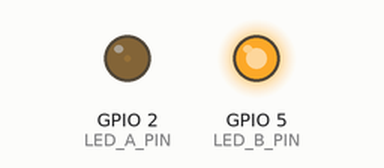
This sketch was run on a simulated ESP32. On the bench: output pins drawn as LEDs (lit = HIGH).

Above: at 1.05 s.
At 3.3 s:
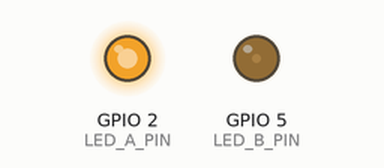
At 4.45 s:
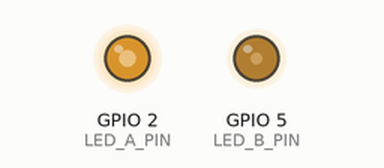
At 5.6 s:
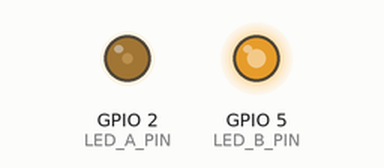
Timing chart, 0 to 7.7 s (numbered marks = the images above):
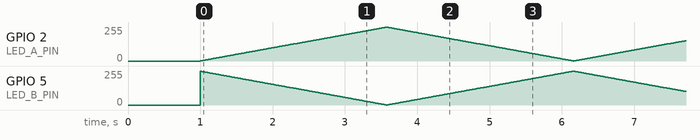

The sketch:

police_light_double.ino
```cpp
// ---------- 引脚定义 ----------
#define LED_A_PIN  2   // 红灯（或任意 LED）
#define LED_B_PIN  5   // 蓝灯（另一路 LED）

// ---------- PWM 配置（使用旧版 API） ----------
const int freq = 5000;        // 5kHz 频率
const int resolution = 8;     // 8位分辨率，亮度 0~255

// ---------- 呼吸参数 ----------
int brightnessA = 0;          // LED_A 当前亮度 0~255
int brightnessB = 255;        // LED_B 初始与 A 反相
int step = 1;                 // 亮度步进（每次增加或减少的值）
unsigned long lastUpdate = 0;
int updateInterval = 10;      // 每 10ms 更新一次，控制速度（值越小闪烁越快）

// ---------- setup ----------
void setup() {
  Serial.begin(115200);
  delay(1000);

  // 初始化两个 PWM 通道（旧版 API）
  ledcAttach(LED_A_PIN, freq, resolution);
  ledcAttach(LED_B_PIN, freq, resolution);

  // 设置初始亮度
  ledcWrite(LED_A_PIN, brightnessA);
  ledcWrite(LED_B_PIN, brightnessB);
}

// ---------- loop ----------
void loop() {
  // 定时更新亮度
  if (millis() - lastUpdate >= updateInterval) {
    lastUpdate = millis();

    // 1. 更新 LED_A 亮度（线性渐变）
    brightnessA += step;
    // 边界检查：当达到 0 或 255 时反转方向
    if (brightnessA >= 255) {
      brightnessA = 255;
      step = -1;          // 开始下降
    } else if (brightnessA <= 0) {
      brightnessA = 0;
      step = 1;           // 开始上升
    }

    // 2. LED_B 亮度与 LED_A 严格反相
    brightnessB = 255 - brightnessA;

    // 3. 输出 PWM
    ledcWrite(LED_A_PIN, brightnessA);
    ledcWrite(LED_B_PIN, brightnessB);
  }

  // 小延时释放 CPU
  delay(1);
}
```
